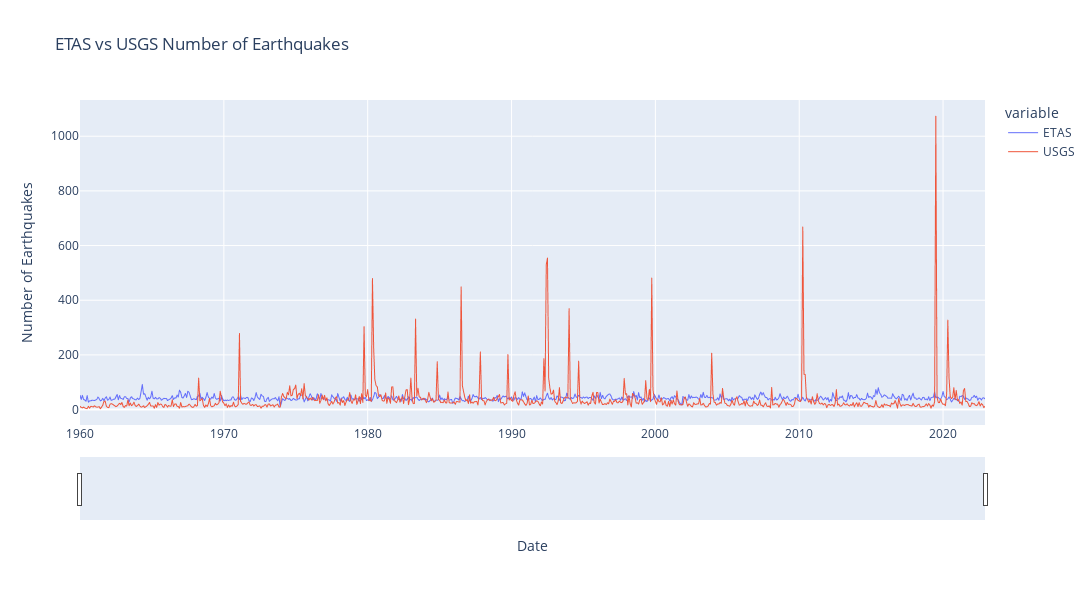

Notebook code cell kept with this figure:
### Code cell
merged_earthquake_counts['Date'] = merged_earthquake_counts['Date'].dt.to_timestamp()

# Create a Plotly figure
fig = px.line(merged_earthquake_counts, x='Date', y=['ETAS', 'USGS'], labels={'value': 'Number of Earthquakes'}, title='ETAS vs USGS Number of Earthquakes')
fig.update_layout(
    width=1200,
    height=600,
)

fig.update_traces(line=dict(width=1.0))
# Add interactivity
fig.update_xaxes(rangeslider_visible=True)
fig.update_layout(dragmode='pan', hovermode='x')

# Show the interactive plot
fig.show()

### Figure 1 — Plotly figure (JSON) as saved in the notebook; plotly's stock layout.template omitted (floating-point values rounded to 4 significant figures; data arrays with more than 128 entries replaced by an {"elided": "..."} marker saying what was removed)
{"data": [{"hovertemplate": "variable=ETAS<br>Date=%{x}<br>Number of Earthquakes=%{y}<extra></extra>", "legendgroup": "ETAS", "line": {"color": "#636efa", "dash": "solid", "width": 1}, "marker": {"symbol": "circle"}, "mode": "lines", "name": "ETAS", "showlegend": true, "type": "scattergl", "x": {"elided": "755 str values"}, "xaxis": "x", "y": {"elided": "755 int values"}, "yaxis": "y"}, {"hovertemplate": "variable=USGS<br>Date=%{x}<br>Number of Earthquakes=%{y}<extra></extra>", "legendgroup": "USGS", "line": {"color": "#EF553B", "dash": "solid", "width": 1}, "marker": {"symbol": "circle"}, "mode": "lines", "name": "USGS", "showlegend": true, "type": "scattergl", "x": {"elided": "755 str values"}, "xaxis": "x", "y": {"elided": "755 int values"}, "yaxis": "y"}], "layout": {"dragmode": "pan", "height": 600, "hovermode": "x", "legend": {"title": {"text": "variable"}, "tracegroupgap": 0}, "title": {"text": "ETAS vs USGS Number of Earthquakes"}, "width": 1200, "xaxis": {"anchor": "y", "domain": [0, 1], "rangeslider": {"visible": true}, "title": {"text": "Date"}}, "yaxis": {"anchor": "x", "domain": [0, 1], "title": {"text": "Number of Earthquakes"}}}}
